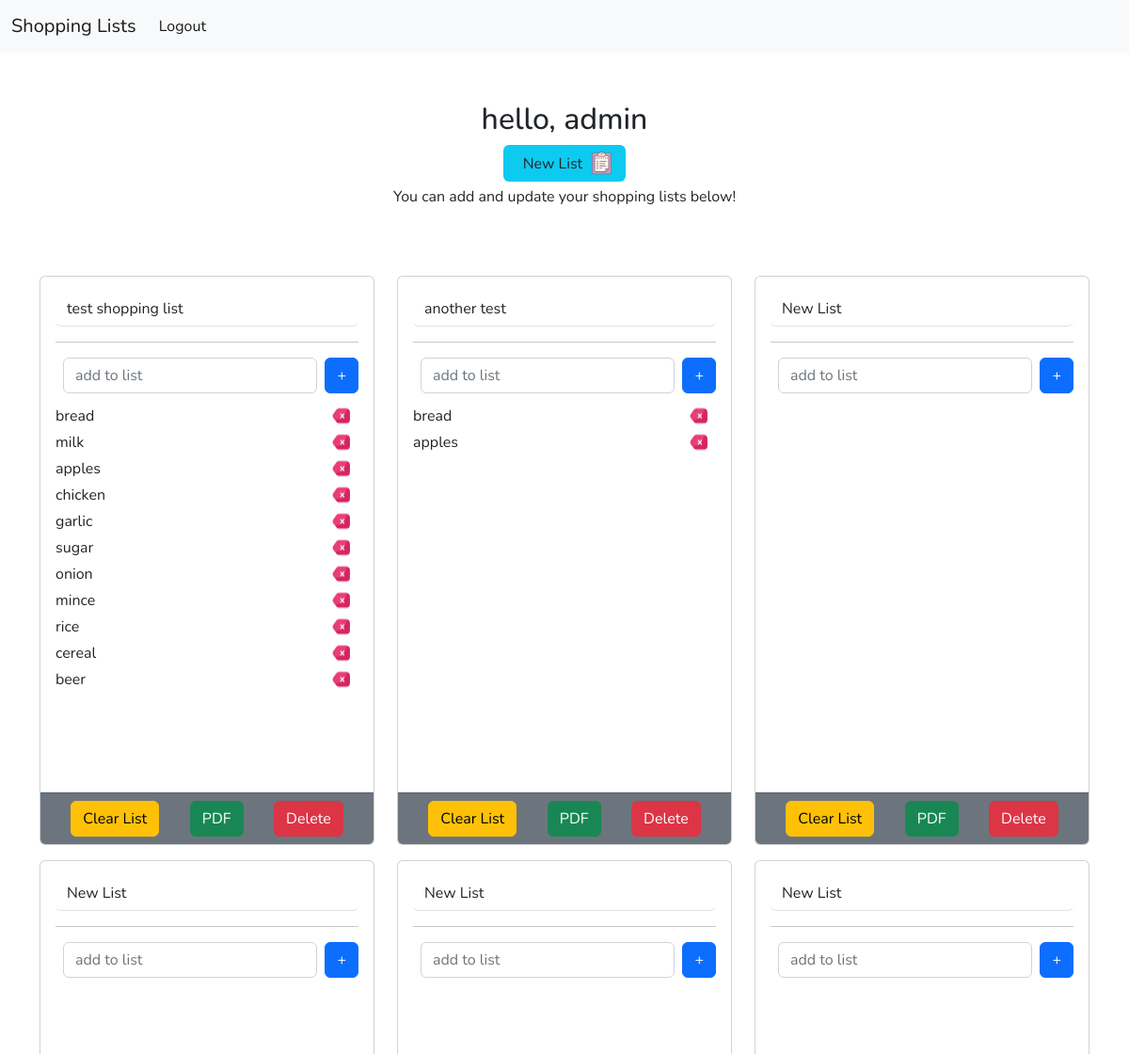
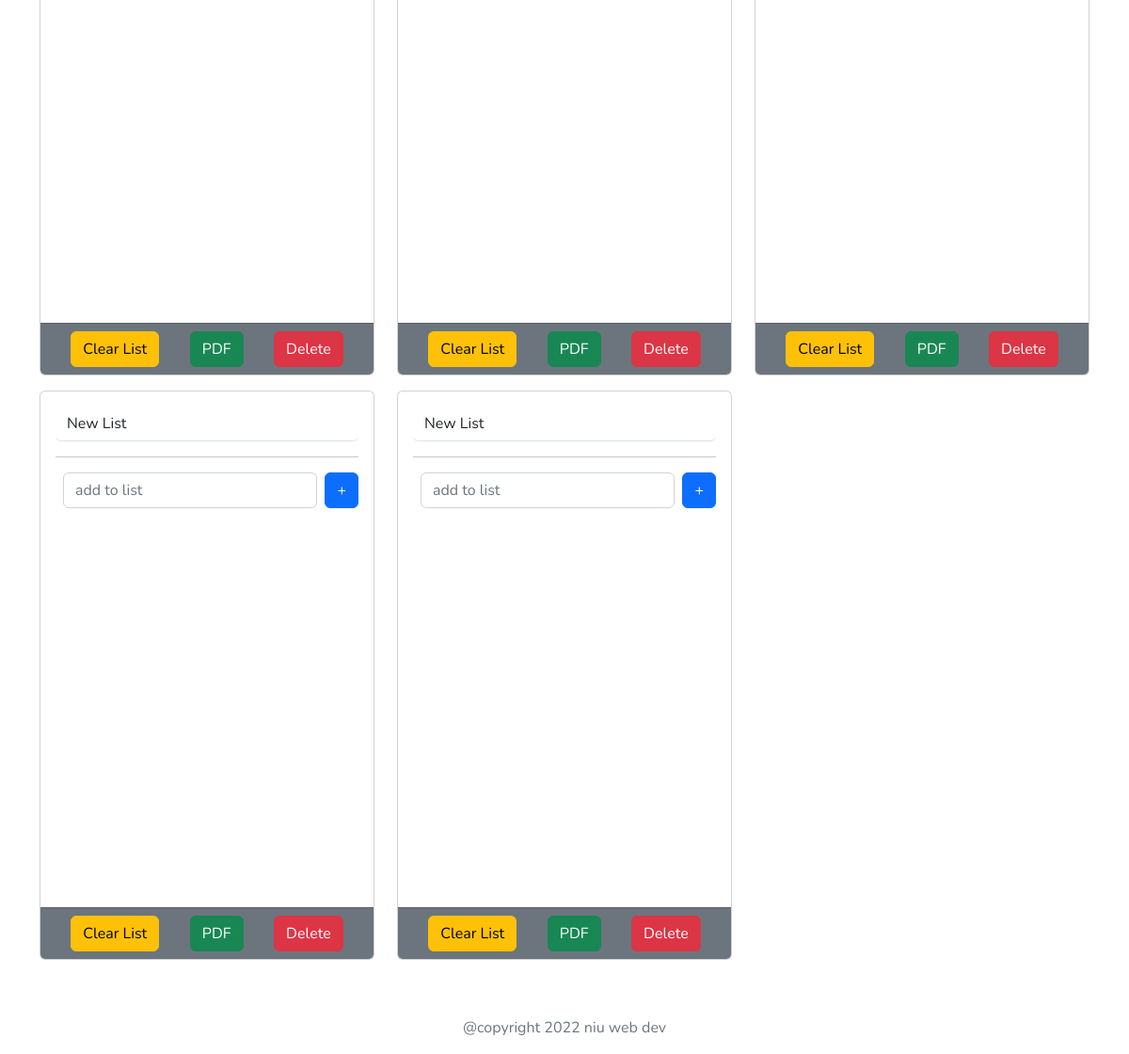
Page /shopping-list/ (signed in) on the earlier database version (2 pictures, top to bottom).
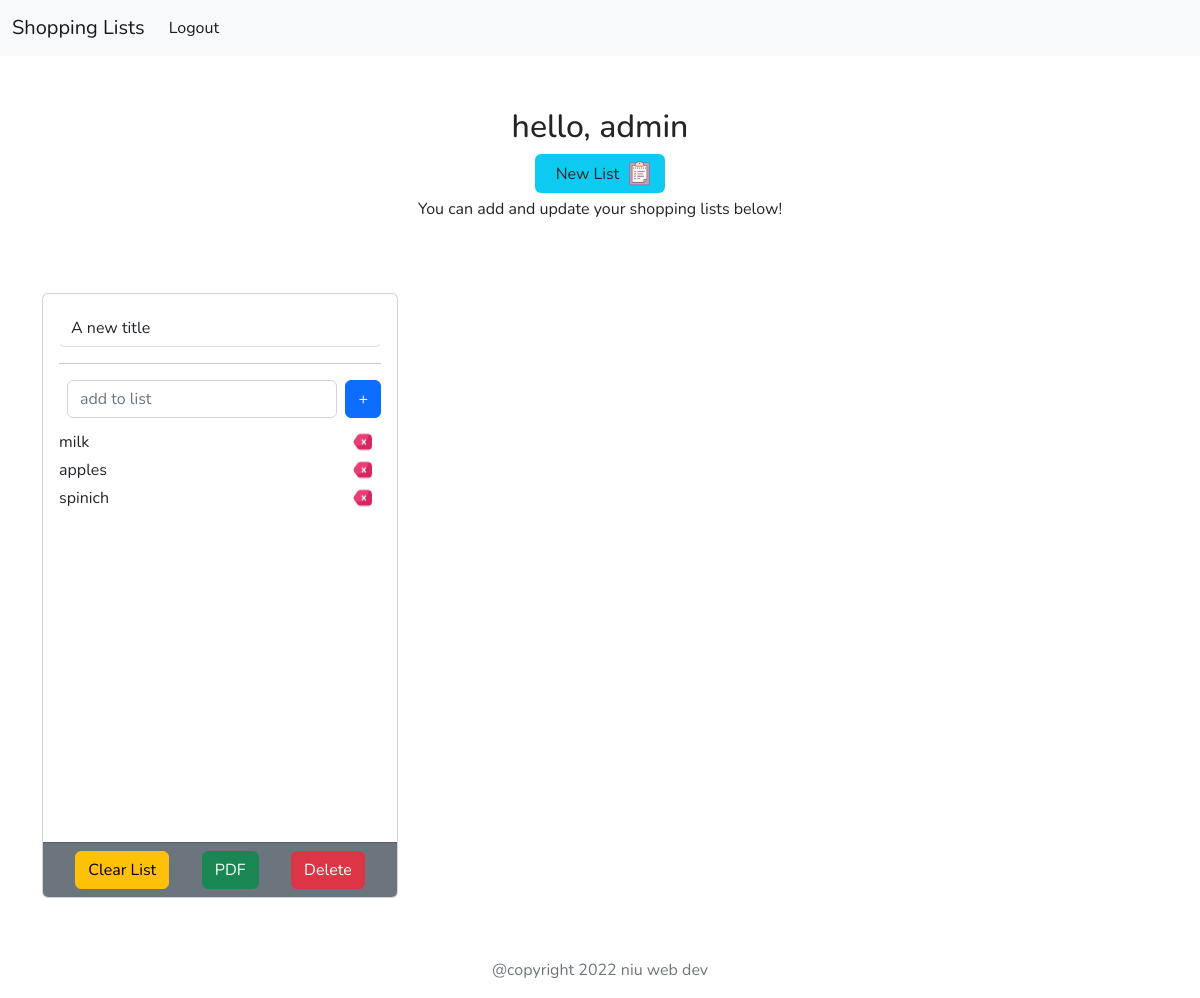
Same page on the later database version.
### shopping_list/models.py (models this page shows, shortened)
class ShoppingList(models.Model):
    title = models.CharField(max_length=128, default="New List")
    user = models.ForeignKey(User, related_name='shopping_lists', on_delete=models.CASCADE)
    shopping_list_items = models.ManyToManyField(ShoppingListItem, related_name="shopping_items", blank=True)

class ShoppingListItem(models.Model):
    name = models.CharField(max_length=128)

### shopping_list/views.py (the view)
# urls.py: path('', all_lists, name='shopping_list_all')
def all_lists(request):
    shopping_lists = request.user.shopping_lists.all()
    return render(request, 'shopping_list/main.html', {'shopping_lists': shopping_lists})

### templates/shopping_list/main.html (shortened to what this page needs)
{% extends 'base.html' %}
{% block content %}
<section class='p-1 my-5'>
    <div class="container mb-5 d-flex flex-column align-items-center">
        <div class='d-flex justify-content-between'>
            <h2>hello, {{user.username}}</h2>
        </div>
      {% include 'shopping_list/partials/new_list.html' %}
        {% if shopping_lists %}
            <p class="mt-1">You can add and update your shopping lists below!</p>
        {% else %}
            <p class="mt-5">Add a list to get started</p>
        {% endif %}
    </div>
    <div class="container">
        <div id="shopping-wrapper" class="row">
            {% if shopping_lists %}
                {% include 'shopping_list/partials/lists.html' %}
            {% endif %}
        </div>
    </div>
</section>
{% endblock content %}

### templates/shopping_list/partials/lists.html
{% for list in shopping_lists %}
    <div id="card-{{list.pk}}" class="col col-12 col-sm-6 col-md-4 my-2">
        {% include 'shopping_list/partials/list_single.html' %}
    </div>
{% endfor %}

### templates/shopping_list/partials/list_single.html
{% load static %}
<div class='card' >
    <div class="card-body">
        <div class='d-flex justify-content-around align-items-center'>
            <input
            hx-post="{% url 'update_title' list.pk %}"
            hx-trigger="keyup changed delay:1000ms"
            value='{{list.title}}' class='border-bottom border-0 outline-0 form-control' type="text" name='title'>
        </div>
        <hr>
        <form class="d-flex justify-content-center my-2">
            <input hx-post="{% url 'add_item' list.pk %}" hx-target="#card-{{list.pk}}" name='item' hx-trigger'submit' class="form-control mx-2" placeholder="add to list" type="text">
            <button class='btn btn-primary'>+</button>
        </form>
        <div >
            <div style="height: 400px; overflow-y: scroll;" class=" list-container">
                {% for item in list.shopping_list_items.all %}
                    <div class='my-1 d-flex justify-content-between'>
                        <span>{{item.name}}</span>
                        <img hx-post={% url 'remove_item' list.pk item.pk %} hx-target="#card-{{list.pk}}" style='cursor: pointer;' src="{% static 'img/delete.png' %}" class='px-2'>
                    </div>
                {% endfor %}
            </div>
        </div>
    </div>
    <div class="card-footer bg-secondary d-flex justify-content-around">
        <button
        hx-delete="{% url 'clear_list' list.pk %}"
        hx-confirm="Are you sure you wish to clear this list?"
        hx-target="#card-{{list.pk}}"
        class='btn btn-small btn-warning'>Clear List</button>
        <a href="{% url 'make_pdf' list.pk %}" target="_blank" class='btn btn-small btn-success'>PDF</a>
        <button
        hx-delete="{% url 'delete_list' list.pk %}"
        hx-confirm="Are you sure you wish to delete this list?"
        hx-target="#shopping-wrapper"
        class='btn btn-small btn-danger'>Delete</button>
    </div>
</div>

Differences in the rows shown:
removed ShoppingList: title "test shopping list", ShoppingListItem (name "milk"), ShoppingListItem (name "apples")
no longer on this page (row unchanged): ShoppingListItem: name "bread"
no longer on this page (row unchanged): ShoppingListItem: name "chicken"
no longer on this page (row unchanged): ShoppingListItem: name "garlic"
no longer on this page (row unchanged): ShoppingListItem: name "sugar"
no longer on this page (row unchanged): ShoppingListItem: name "onion"
no longer on this page (row unchanged): ShoppingListItem: name "mince"
no longer on this page (row unchanged): ShoppingListItem: name "rice"
no longer on this page (row unchanged): ShoppingListItem: name "cereal"
no longer on this page (row unchanged): ShoppingListItem: name "beer"
removed ShoppingList: title "another test", ShoppingListItem (name "apples")
removed ShoppingList: title "New List"
removed ShoppingList: title "New List"
removed ShoppingList: title "New List"
removed ShoppingList: title "New List"
removed ShoppingList: title "New List"
changed ShoppingList: title "New List" → "A new title"; gains ShoppingListItem (name "milk"); gains ShoppingListItem (name "apples")
added ShoppingListItem: name "spinich"
